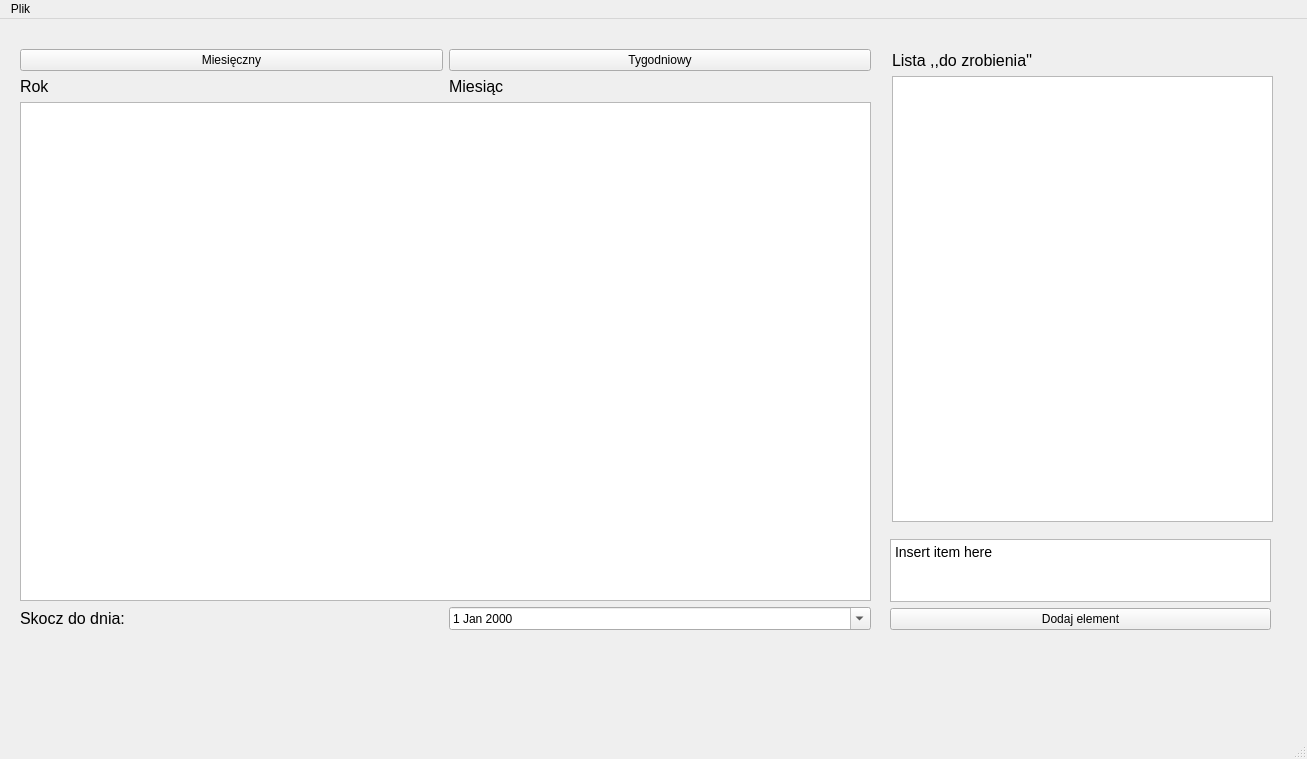
<?xml version="1.0" encoding="UTF-8"?>
<ui version="4.0">
 <class>MainWindow</class>
 <widget class="QMainWindow" name="MainWindow">
  <property name="geometry">
   <rect>
    <x>0</x>
    <y>0</y>
    <width>1307</width>
    <height>759</height>
   </rect>
  </property>
  <property name="windowTitle">
   <string>MainWindow</string>
  </property>
  <widget class="QWidget" name="centralwidget">
   <widget class="QWidget" name="">
    <property name="geometry">
     <rect>
      <x>20</x>
      <y>30</y>
      <width>851</width>
      <height>581</height>
     </rect>
    </property>
    <layout class="QVBoxLayout" name="verticalLayout_2">
     <item>
      <layout class="QHBoxLayout" name="horizontalLayout_2">
       <item>
        <widget class="QPushButton" name="changeCalendarViewMonthly">
         <property name="text">
          <string>Miesięczny</string>
         </property>
        </widget>
       </item>
       <item>
        <widget class="QPushButton" name="changeCalendarViewWeekly">
         <property name="text">
          <string>Tygodniowy</string>
         </property>
        </widget>
       </item>
      </layout>
     </item>
     <item>
      <layout class="QHBoxLayout" name="horizontalLayout_3">
       <item>
        <widget class="QLabel" name="yearLabel">
         <property name="font">
          <font>
           <pointsize>12</pointsize>
          </font>
         </property>
         <property name="text">
          <string>Rok</string>
         </property>
        </widget>
       </item>
       <item>
        <widget class="QLabel" name="monthLabel">
         <property name="font">
          <font>
           <pointsize>12</pointsize>
          </font>
         </property>
         <property name="text">
          <string>Miesiąc</string>
         </property>
        </widget>
       </item>
      </layout>
     </item>
     <item>
      <widget class="QTableView" name="monthTableView"/>
     </item>
     <item>
      <layout class="QHBoxLayout" name="horizontalLayout">
       <item>
        <widget class="QLabel" name="changeDateLabel">
         <property name="font">
          <font>
           <pointsize>12</pointsize>
          </font>
         </property>
         <property name="frameShape">
          <enum>QFrame::NoFrame</enum>
         </property>
         <property name="frameShadow">
          <enum>QFrame::Raised</enum>
         </property>
         <property name="text">
          <string>Skocz do dnia:</string>
         </property>
         <property name="scaledContents">
          <bool>false</bool>
         </property>
        </widget>
       </item>
       <item>
        <widget class="QDateEdit" name="changeDateItem">
         <property name="calendarPopup">
          <bool>true</bool>
         </property>
        </widget>
       </item>
      </layout>
     </item>
    </layout>
   </widget>
   <widget class="QWidget" name="">
    <property name="geometry">
     <rect>
      <x>890</x>
      <y>520</y>
      <width>381</width>
      <height>91</height>
     </rect>
    </property>
    <layout class="QVBoxLayout" name="verticalLayout">
     <item>
      <widget class="QTextEdit" name="todoItemInsert">
       <property name="maximumSize">
        <size>
         <width>16777215</width>
         <height>260</height>
        </size>
       </property>
       <property name="html">
        <string>&lt;!DOCTYPE HTML PUBLIC &quot;-//W3C//DTD HTML 4.0//EN&quot; &quot;http://www.w3.org/TR/REC-html40/strict.dtd&quot;&gt;
&lt;html&gt;&lt;head&gt;&lt;meta name=&quot;qrichtext&quot; content=&quot;1&quot; /&gt;&lt;style type=&quot;text/css&quot;&gt;
p, li { white-space: pre-wrap; }
&lt;/style&gt;&lt;/head&gt;&lt;body style=&quot; font-family:'Nimbus Sans'; font-size:10.5pt; font-weight:400; font-style:normal;&quot;&gt;
&lt;p style=&quot; margin-top:0px; margin-bottom:0px; margin-left:0px; margin-right:0px; -qt-block-indent:0; text-indent:0px;&quot;&gt;Insert item here&lt;/p&gt;&lt;/body&gt;&lt;/html&gt;</string>
       </property>
      </widget>
     </item>
     <item>
      <widget class="QPushButton" name="addTodoItemButton">
       <property name="text">
        <string>Dodaj element</string>
       </property>
      </widget>
     </item>
    </layout>
   </widget>
   <widget class="QWidget" name="">
    <property name="geometry">
     <rect>
      <x>892</x>
      <y>32</y>
      <width>381</width>
      <height>471</height>
     </rect>
    </property>
    <layout class="QVBoxLayout" name="verticalLayout_3">
     <item>
      <widget class="QLabel" name="todoLabel">
       <property name="font">
        <font>
         <pointsize>12</pointsize>
        </font>
       </property>
       <property name="text">
        <string>Lista ,,do zrobienia''</string>
       </property>
      </widget>
     </item>
     <item>
      <widget class="QListView" name="listView"/>
     </item>
    </layout>
   </widget>
  </widget>
  <widget class="QMenuBar" name="menubar">
   <property name="geometry">
    <rect>
     <x>0</x>
     <y>0</y>
     <width>1307</width>
     <height>20</height>
    </rect>
   </property>
   <widget class="QMenu" name="menutest">
    <property name="title">
     <string>Plik</string>
    </property>
    <addaction name="saveAction"/>
    <addaction name="closeAction"/>
   </widget>
   <addaction name="menutest"/>
  </widget>
  <widget class="QStatusBar" name="statusbar"/>
  <action name="saveAction">
   <property name="text">
    <string>Zapisz wydarzenia</string>
   </property>
   <property name="shortcut">
    <string>Ctrl+S</string>
   </property>
  </action>
  <action name="closeAction">
   <property name="text">
    <string>Zamknij</string>
   </property>
  </action>
 </widget>
 <resources/>
 <connections/>
</ui>
